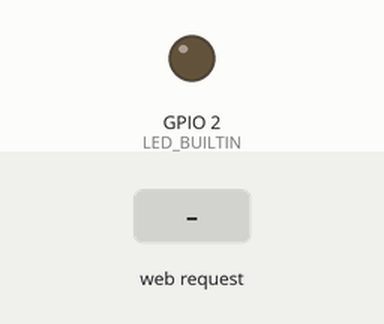
A sketch run on a simulated ESP8266 (NodeMCU). Parts: output pins drawn as LEDs (lit = HIGH, except the on-board LED, lit = LOW). Inputs (shaded band) come from the test bench. WiFi joins after 1.5 s; servers stay silent unless stated; what the sketch prints to the serial monitor is not drawn.

Above: at 2.9 s.
3.0 s: HTTP request GET /on received
At 3.3 s:
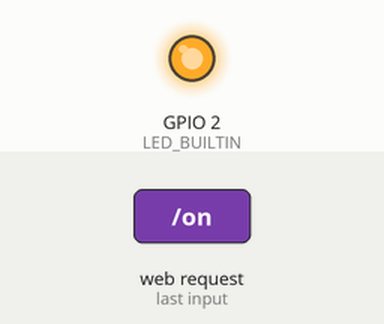
4.5 s: HTTP request GET /off received
At 5.7 s:
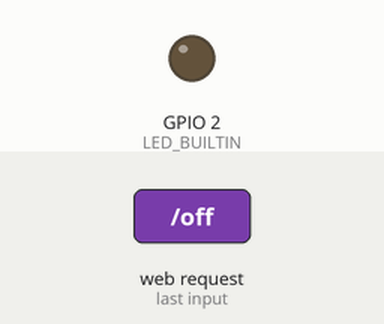
Timing chart, 0 to 7.5 s (numbered marks = the images above; inputs shaded):
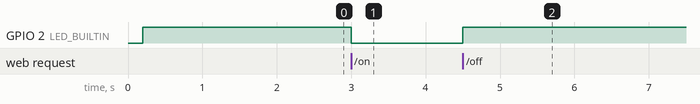

The sketch:

WiFiTest.ino
```cpp
// (licence header left out)
#include <ESP8266WiFi.h>
#include <WiFiClient.h>
#include <ESP8266WebServer.h>
#include <ESP8266mDNS.h>

#define WIFI_SSID "ssid"
#define WIFI_PASSWORD "123456"

ESP8266WebServer server(80);

void setup() {
  initSerial();

  // onboard LED
  pinMode(LED_BUILTIN, OUTPUT);
  digitalWrite(LED_BUILTIN, HIGH);

  connectToWiFi();

  initWebserver();
  Serial.println("HTTP server started");
}

void loop() {
//  int led_state = digitalReadOutputPin(LED_BUILTIN);
  server.handleClient();
}
```

BbtCommon.ino
```cpp
//---------------------------------------------------------------------
// BBT: common functions
//---------------------------------------------------------------------

/*
 * Initialize serial communication with 9600 baud
 */
void initSerial() {
  Serial.begin(9600);
  delay(200); // get the serial interface time to initialize
  Serial.println();
}

/*
 *  Connect to the WiFi.
 */
void connectToWiFi() {
  WiFi.begin(WIFI_SSID, WIFI_PASSWORD);
  // Wait for connection
  while (WiFi.status() != WL_CONNECTED) {
    delay(500);
    Serial.print(".");
  }

  Serial.println();
  Serial.print("Connected to ");
  Serial.println(WIFI_SSID);
  Serial.print("IP address: ");
  Serial.println(WiFi.localIP());
}


/*
 * A simple pause function.
 */
void pause() {
    delay(2000);
}
```

WebServer.ino
```cpp
#define CONTENT_TYPE "text/html;charset=utf-8"

String HTML_START = "<h1>Hello from esp8266</h1>";

void initWebserver() {
  server.on("/", handleRoot); // what happens in the root
  server.on("/on",led_on); // turn led on from webpage /on
  server.on("/off", led_off); // turn led off from webpage /off
  server.begin();
}

void handleRoot() {
  String ledIs = "off";
  server.send(200, CONTENT_TYPE,
    HTML_START
    + "<p>LED is '"
    + getLedState()
    + "'.<br><a href='/on'>Turn LED on</a> | <a href='/off'>Turn LED off</a></p>"
  );
}

void led_on(){
  digitalWrite(LED_BUILTIN, LOW);
  server.send(200, CONTENT_TYPE,
    HTML_START
    + "<p>LED is '"
    + getLedState()
    + "'.<br><a href='/off'>Turn LED off</a> | <a href='/'>Home</a></p></p>"
  );
}

void led_off(){
  digitalWrite(LED_BUILTIN, HIGH);
  server.send(200, CONTENT_TYPE,
    HTML_START
    + "<p>LED is '"
    + getLedState()
    + "'.<br><a href='/on'>Turn LED on</a> | <a href='/'>Home</a></p>"
  );

}

/*
 * Get the state of the onboard LED line on or off
 */
String getLedState() {
  int led_state = digitalRead(LED_BUILTIN);
  if (led_state == LOW) {
    return "on";
  }
  return "off";
}
```

Measured:
- after the input at 3.0 s, GPIO 2 (LED_BUILTIN): HIGH → LOW at once
- after the input at 4.5 s, GPIO 2 (LED_BUILTIN): LOW → HIGH at once
